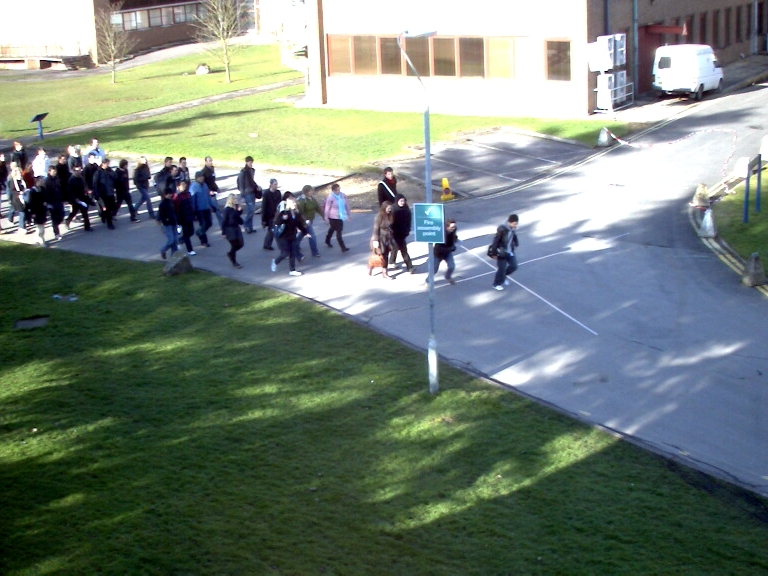
%> input picture MATLAB/Gabor_filter_test/f4.jpg, 768 x 576 px
$ octave test2_edge.m   (GNU Octave 9; MATLAB toolbox functions it lacks are replaced by stand-ins)
%> lines starting %> are read from the running program, lines starting %| are printed output that depends on the picture
% freq - centre frequency
% resize - size of image after preprocessing
% gabor_filter - contains 24 Gabor filters (filter size is 31x31)
% features - contains mean and variance of image after filtering, first row contains
%            mean values, second row contains variance values

freq = [ 2 4 8 16 32 64 ];
angle = [ 0 45 90 135 ];
fsize = 31;
resize = 320;
grid = [16 32];
thres = 0.05;
imgname = 'f4.jpg';
maskname = 'v1.jpg';
bgname = 'bg1.jpg';
gabor_filter = cell(length(freq), length(angle));
rotation = cell(length(freq), length(angle));
bandpass = cell(length(freq), length(angle));
gauss = cell(length(freq), length(angle));
for i = (1:length(freq))
    for j = (1:length(angle))
        w = freq(i);
        sigma = 1/w;
        theta = angle(j);

        p = floor(fsize/2)/fsize;
        [xr, yr] = meshgrid(-p:1/fsize:p, -p:1/fsize:p);
        yr = -yr;
        rotation{i,j} = xr*cosd(theta)+yr*sind(theta);
        bandpass{i,j} = cosd(double(2*180*w*rotation{i,j}));

        [xg, yg] = meshgrid(-2*sigma:2*sigma/floor(fsize/2):2*sigma, -2*sigma:2*sigma/floor(fsize/2):2*sigma);
        yg = -yg;
        A = 1/(2*pi*sigma^2);
        k = -1*((xg.^2+yg.^2)/(2*sigma^2));
        gauss{i,j} = A*exp(k);

        gabor_filter{i,j} = gauss{i,j}.*bandpass{i,j};
    end
end

features = zeros(2, 24);
fimg = cell(24, 1);
fbg = cell(24, 1);
img = rgb2gray(imread(imgname));
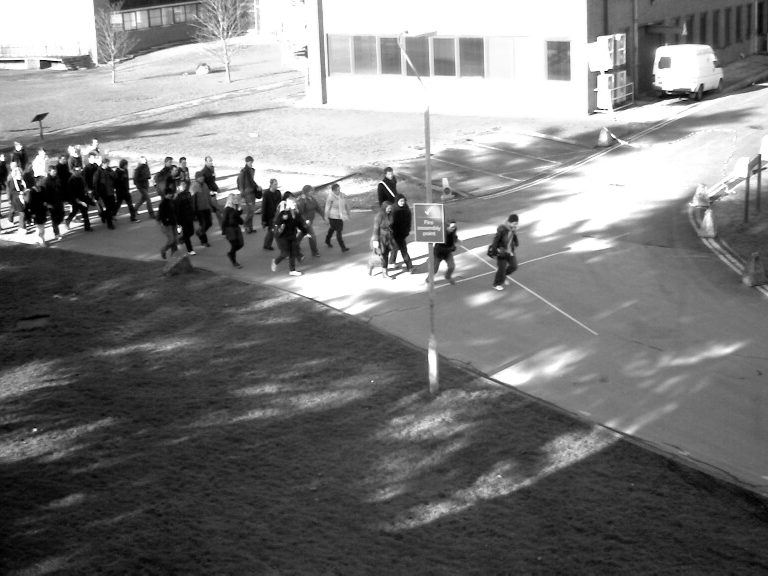
%> img: size 576x768 uint8; min 0, max 255, mean 122.2
resized_img = imresize(img, [NaN, resize]);
n_img = histeq(resized_img, 255);
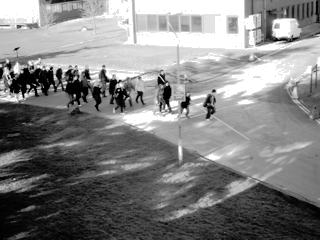
%> n_img: size 240x320 uint8; min 0, max 255, mean 128.7
%> (the run ends here)

$ run again, with MATLAB/Gabor_filter_test/f1.jpg copied over MATLAB/Gabor_filter_test/f4.jpg
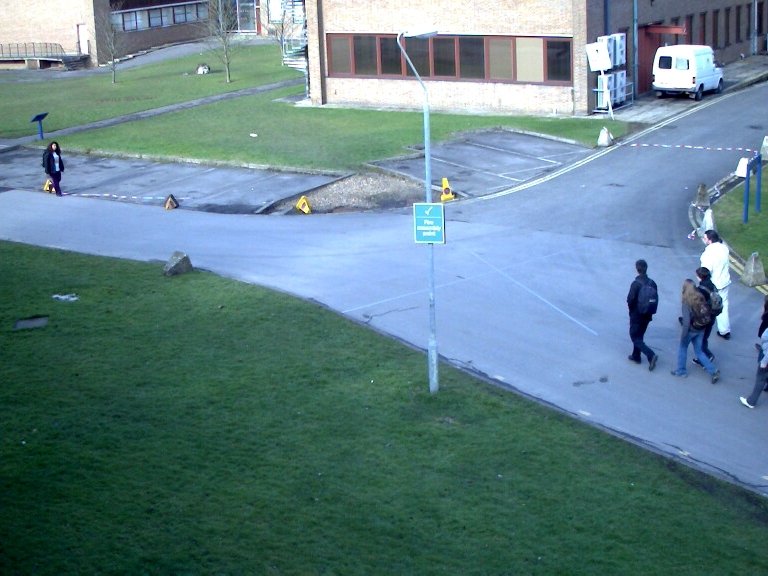
%> input picture MATLAB/Gabor_filter_test/f1.jpg, 768 x 576 px
%> `img = rgb2gray(imread(imgname));`:
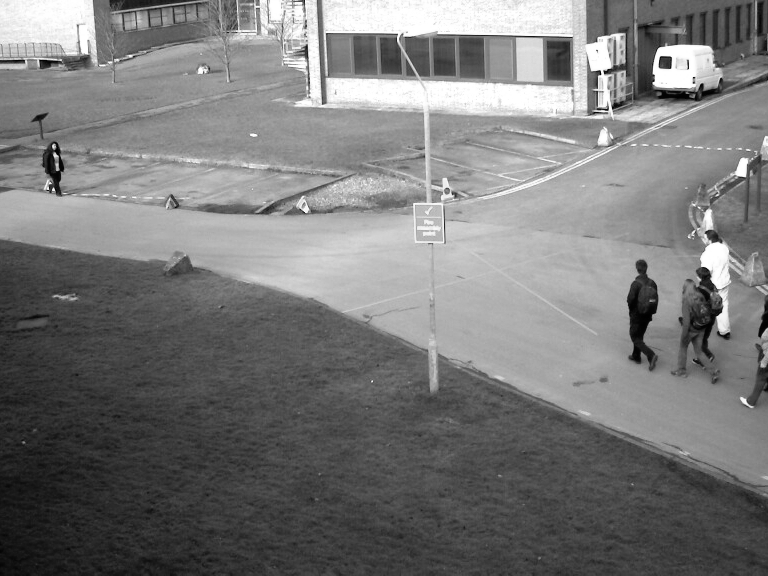
%> img: size 576x768 uint8; min 0, max 255, mean 121
%> `n_img = histeq(resized_img, 255);`:
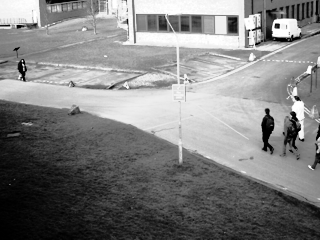
%> n_img: size 240x320 uint8; min 0, max 255, mean 127.7

$ run again, with MATLAB/Gabor_filter_test/f31.jpg copied over MATLAB/Gabor_filter_test/f4.jpg
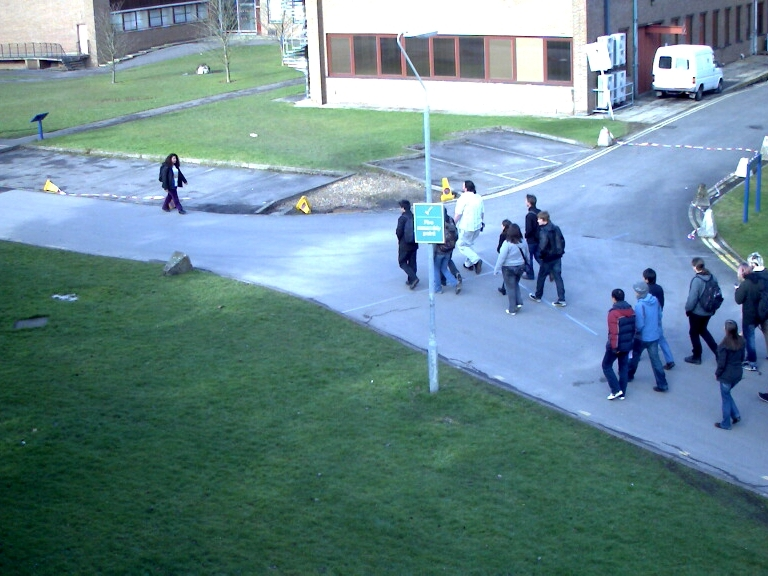
%> input picture MATLAB/Gabor_filter_test/f31.jpg, 768 x 576 px
%> `img = rgb2gray(imread(imgname));`:
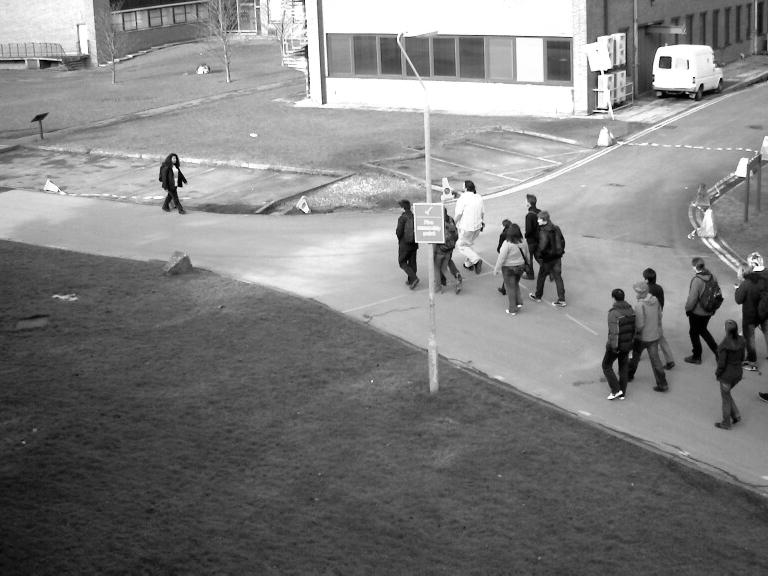
%> img: size 576x768 uint8; min 0, max 255, mean 127.7
%> `n_img = histeq(resized_img, 255);`:
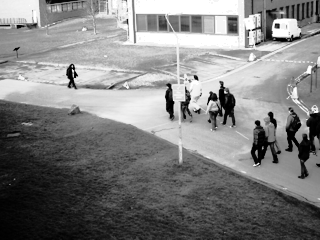
%> n_img: size 240x320 uint8; min 0, max 255, mean 127.9
